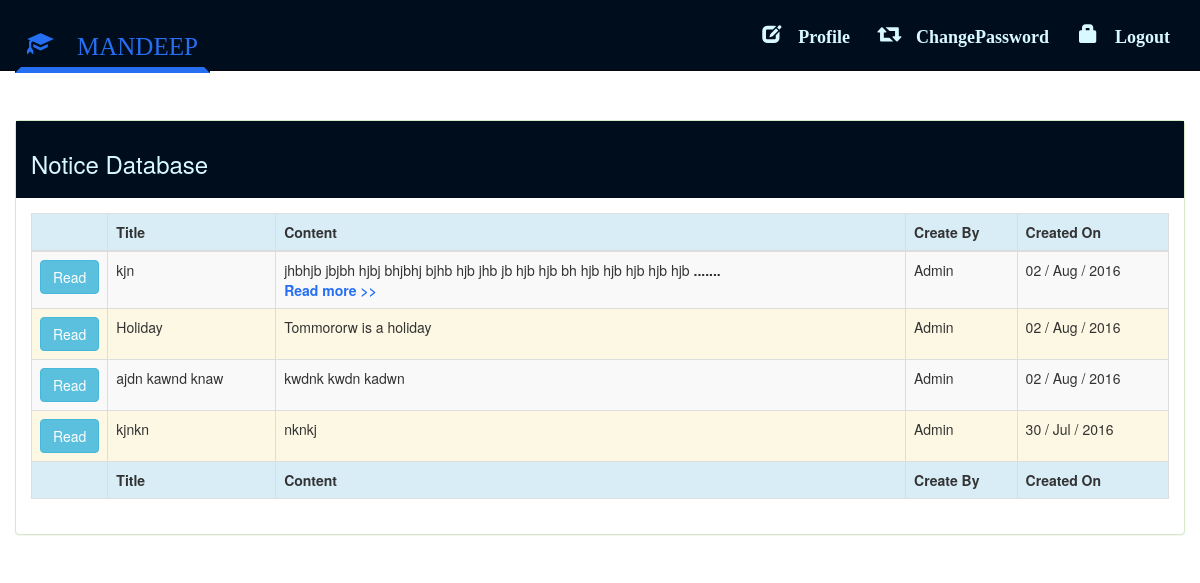
The app's page /studentnoticedb.php (signed in) with its own data.
### tables this page shows
CREATE TABLE `noticemas` (
  `sno` int(3) NOT NULL,
  `title` varchar(100) NOT NULL,
  `content` varchar(10000) NOT NULL,
  `status` varchar(2) NOT NULL,
  `output` varchar(30) NOT NULL,
  `createby` varchar(30) NOT NULL,
  `sendername` varchar(50) NOT NULL,
  `senderid` varchar(50) NOT NULL,
  `date` timestamp NOT NULL DEFAULT CURRENT_TIMESTAMP ON UPDATE CURRENT_TIMESTAMP,
  PRIMARY KEY (`sno`)
);

### dateformat.php (called while the page is built, shortened)
<?php
function dateformat($str){
$str=substr($str,0,10);
$arr=explode("-",$str);
if($arr[1]=="01")
    $m="Jan";
else if($arr[1]=="02")
    $m="Feb";
else if($arr[1]=="03")
    $m="Mar";
else if($arr[1]=="04")
    $m="Apr";
else if($arr[1]=="05")
    $m="May";
else if($arr[1]=="06")
    $m="Jun";
else if($arr[1]=="07")
    $m="Jul";
else if($arr[1]=="08")
    $m="Aug";
$arr[1]="";
$arr[1]=$m;
$m=$arr[2];
$arr[2]=$arr[0];
$arr[0]=$m;
$str=implode(" / ",$arr);
return $str;
}
?>

### studentnoticedb.php (the view, shortened to what this page needs)
<?php
include("connection.php");
include("dateformat.php");
$query="SELECT DATE,SNO,TITLE,CONTENT FROM NOTICEMAS where createby='Admin' and status='1' and output in ('Both','Student') order by date desc";
$result=mysqli_query($link,$query);
?>
<!DOCTYPE HTML>
<html>
<head>
    <link rel="stylesheet" href="css/bootstrap.css" />
</head>
<body>
<?php
include('stusuc_header.php');?>
<br /><br /><br /><br /><br /><br />
<form id="phpForm" name="phpForm" method="post">
<div class="container-fluid">
<div class="panel panel-success">
    <div class="bgcolor">
    <div class="panel-heading">
        <h3>Notice Database</h3>
    </div>
    </div>
    <div class="panel-body">
       <div class="row">
            <div class="col-md-12">
                <?php
                    if(mysqli_affected_rows($link)>0){
                ?>
                <div class="table-responsive">
                    <table class="table table-bordered table-striped">
                        <thead class="bg-info">
                          <tr>
                                <th style="width: 20px;"></th>
                                <th >Title</th>
                                <th >Content</th>
                                <th>Create By</th>
                                <th >Created On</th>
                            </tr>
                        </thead>
                        <tbody class="bg-warning">
                        <?php
                        while($data=mysqli_fetch_array($result,MYSQLI_ASSOC)){
                            echo "<tr>";
                            echo "<td>";
                            echo "<a href='studentreadnotice.php?".rand().rand().rand().rand().rand().rand().rand().rand().rand().rand().rand().rand().rand().rand().rand().rand().rand().rand().rand().rand().rand().rand().rand().rand().rand().rand().rand().rand().rand().rand().rand()."&sno=$data[SNO]&title=$data[TITLE]&code=".rand().rand().rand().rand().rand().rand().rand().rand().rand().rand().rand().rand().rand().rand().rand().rand().rand().rand().rand().rand().rand().rand().rand().rand().rand().rand().rand().rand().rand().rand().rand().rand().rand().rand().rand().rand().rand().rand().rand().rand().rand().rand().rand().rand().rand().rand().rand()."'><input type=button class='btn btn-info' value='Read'/></a>";
                            echo "</td>";
                            echo "<td><span class='more'>$data[TITLE]</span></td>";
                            echo "<td><span class='more'>$data[CONTENT]</span></td>";
                             echo "<td>Admin</td>";
                            echo "<td>".dateformat($data['DATE'])."</td>";
                            echo "</tr>";
                        }
                        ?>
                        </tbody>
                        <tfoot class="bg-info">
                            <tr>
                                <th></th>
                                <th>Title</th>
                                <th >Content</th>
                                <th>Create By</th>
                                <th>Created On</th>
                            </tr>
                        </tfoot>
                    </table>
                </div>
                <?php
                }
                else{
                ?>
                <div class="errormessage">
                    There is no record found
                </div>
                <?php
                }
                ?>
            </div>
       </div>
    </div>
</div>
</div>
</form>
</body>
</html>

### records on screen
noticemas: title "kjn", content "jhbhjb jbjbh hjbj bhjbhj bjhb hjb jhb jb hjb hjb bh hjb hjb hjb hjb hjb", date "02 / Aug / 2016"
noticemas: title "Holiday", content "Tommororw is a holiday", date "02 / Aug / 2016"
noticemas: title "ajdn kawnd knaw", content "kwdnk kwdn kadwn", date "02 / Aug / 2016"
noticemas: title "kjnkn", content "nknkj", date "30 / Jul / 2016"

### other values on screen
$_SESSION['usname'] "MANDEEP"
